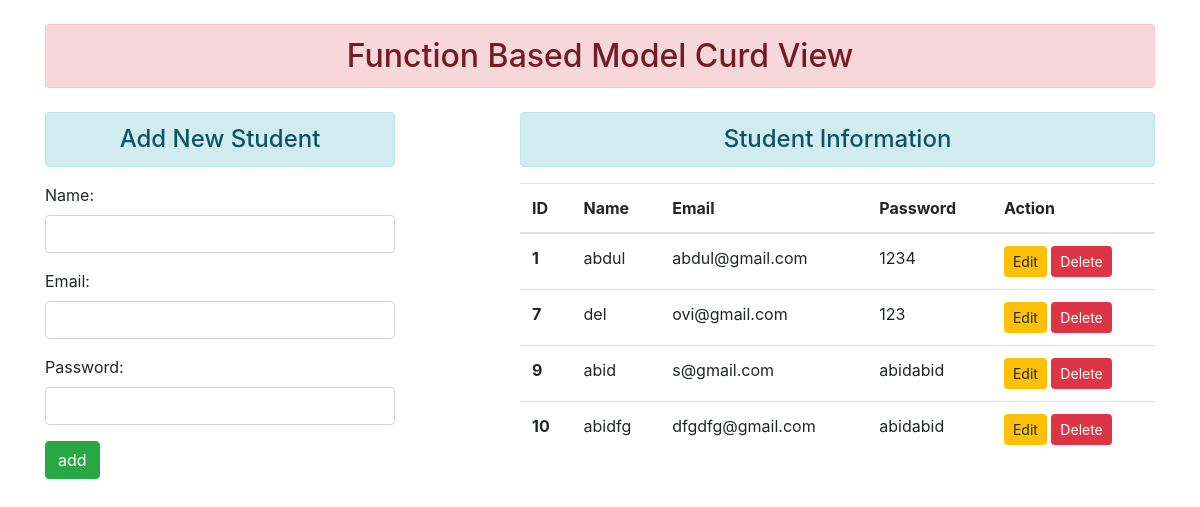
The page / on the database its author committed.
### operate/models.py (models this page shows)
class User(models.Model):
    name=models.CharField(max_length=100)
    email=models.EmailField(max_length=100)
    password=models.CharField(max_length=15)

### operate/views.py (the view)
# urls.py: path('',views.addshow,name='addandshow'),
def addshow(request):
    if request.method=='POST':
        fm=StudentRegister(request.POST)
        if fm.is_valid():
            nm=fm.cleaned_data['name']
            em=fm.cleaned_data['email']
            pw=fm.cleaned_data['password']
            res=User(name=nm,email=em,password=pw)
            res.save()
            fm = StudentRegister()
    else:
        fm=StudentRegister()
    stud=User.objects.all()
    return render(request,'operate/addandshow.html',{'form':fm,'stu':stud})

### operate/forms.py
class StudentRegister(forms.ModelForm):
    class Meta:
        model=User
        fields=['name',"email",'password']
        widgets ={
            'name': forms.TextInput(attrs={'class':'form-control'}),
            'email': forms.EmailInput(attrs = {'class':'form-control'}),
            'password': forms.PasswordInput(attrs={'class':'form-control'}),
        }

### operate/templates/operate/addandshow.html (shortened to what this page needs)
{% extends 'operate/basc.html' %}
 {% block body %}
<div class="container">
    <div class="row">
        <div class="col-sm-4">
            <h4 class="text-center alert alert-info">Add New Student</h4>
            <form method="POST" action="">
            {{form.as_p}}
            <input type="submit" class="btn btn-success" value="add">
            </form>
        </div>
        <div class="col-sm-7 offset-1">
            <h4 class="text-center alert alert-info">Student Information</h4>
            {% if stu %}
            <table class="table table-hover">
                  <thead>
                    <tr>
                      <th scope="col">ID</th>
                      <th scope="col">Name</th>
                      <th scope="col">Email</th>
                      <th scope="col">Password</th>
                        <th scope="col">Action</th>
                    </tr>
                  </thead>
                  <tbody>
                  {% for st in stu %}
                    <tr>
                      <th scope="row">{{st.id}}</th>
                      <td>{{st.name}}</td>
                      <td>{{st.email}}</td>
                      <td>{{st.password}}</td>
                      <td>
                          <a href="{% url 'updatedata' st.id %}" class="btn btn-warning btn-sm">Edit</a>
                          <form action="{% url 'deletedata' st.id %}"  method="POST" class="d-inline" >
                              <input type="submit" class="btn btn-danger btn-sm" value="Delete">
                          </form>
                      </td>
                    </tr>
                  {% endfor %}
                  </tbody>
                </table>
            {% else %}
            <h4 class="text-center alert alert-info">No data Found</h4>
            {% endif %}
        </div>
    </div>
</div>
{% endblock body %}

### operate/templates/operate/basc.html (shortened to what this page needs)
<!doctype html>
<html lang="en">
  <head>
    <link rel="stylesheet" href="https://cdn.jsdelivr.net/npm/bootstrap@4.5.3/dist/css/bootstrap.min.css">
  </head>
  <body>
  <div class="container my-4">
    <h2 class="text-center alert alert-danger">Function Based Model Curd View</h2>
  </div>
            {% block body %}{% endblock body %}
  </body>
</html>

### rows shown on the page
User: id "1", name "abdul", email "abdul@gmail.com", password "1234"
User: id "7", name "del", email "ovi@gmail.com", password "123"
User: id "9", name "abid", email "s@gmail.com", password "abidabid"
User: id "10", name "abidfg", email "dfgdfg@gmail.com", password "abidabid"
